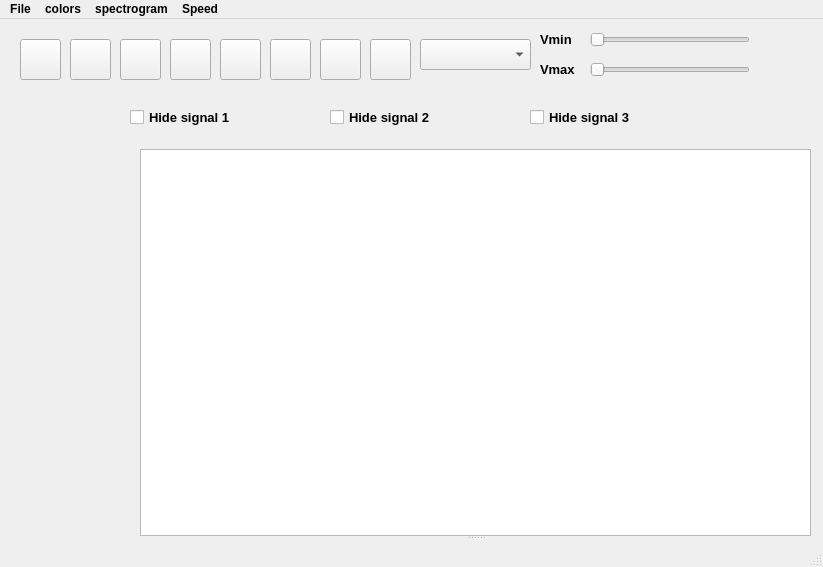
<?xml version="1.0" encoding="UTF-8"?>
<ui version="4.0">
 <class>MainWindow</class>
 <widget class="QMainWindow" name="MainWindow">
  <property name="geometry">
   <rect>
    <x>0</x>
    <y>0</y>
    <width>823</width>
    <height>567</height>
   </rect>
  </property>
  <property name="font">
   <font>
    <weight>75</weight>
    <bold>true</bold>
   </font>
  </property>
  <property name="windowTitle">
   <string>Signals Veiwer</string>
  </property>
  <property name="windowIcon">
   <iconset>
    <normaloff>wicon.jpg</normaloff>wicon.jpg</iconset>
  </property>
  <property name="layoutDirection">
   <enum>Qt::LeftToRight</enum>
  </property>
  <widget class="QWidget" name="centralwidget">
   <widget class="QPushButton" name="LeftButton">
    <property name="geometry">
     <rect>
      <x>20</x>
      <y>20</y>
      <width>41</width>
      <height>41</height>
     </rect>
    </property>
    <property name="layoutDirection">
     <enum>Qt::LeftToRight</enum>
    </property>
    <property name="text">
     <string/>
    </property>
    <property name="icon">
     <iconset>
      <normaloff>../Multi-Channel-Signal-Viewer-master/left.png</normaloff>../Multi-Channel-Signal-Viewer-master/left.png</iconset>
    </property>
   </widget>
   <widget class="QPushButton" name="RightButton">
    <property name="geometry">
     <rect>
      <x>70</x>
      <y>20</y>
      <width>41</width>
      <height>41</height>
     </rect>
    </property>
    <property name="text">
     <string/>
    </property>
    <property name="icon">
     <iconset>
      <normaloff>../Multi-Channel-Signal-Viewer-master/right.png</normaloff>../Multi-Channel-Signal-Viewer-master/right.png</iconset>
    </property>
   </widget>
   <widget class="QPushButton" name="UpButton">
    <property name="geometry">
     <rect>
      <x>170</x>
      <y>20</y>
      <width>41</width>
      <height>41</height>
     </rect>
    </property>
    <property name="text">
     <string/>
    </property>
    <property name="icon">
     <iconset>
      <normaloff>../Multi-Channel-Signal-Viewer-master/up.jpg</normaloff>../Multi-Channel-Signal-Viewer-master/up.jpg</iconset>
    </property>
   </widget>
   <widget class="QPushButton" name="ZoomoutButton">
    <property name="geometry">
     <rect>
      <x>220</x>
      <y>20</y>
      <width>41</width>
      <height>41</height>
     </rect>
    </property>
    <property name="text">
     <string/>
    </property>
    <property name="icon">
     <iconset>
      <normaloff>../Multi-Channel-Signal-Viewer-master/zoom out.jpg</normaloff>../Multi-Channel-Signal-Viewer-master/zoom out.jpg</iconset>
    </property>
   </widget>
   <widget class="QPushButton" name="ZoominButton">
    <property name="geometry">
     <rect>
      <x>270</x>
      <y>20</y>
      <width>41</width>
      <height>41</height>
     </rect>
    </property>
    <property name="text">
     <string/>
    </property>
    <property name="icon">
     <iconset>
      <normaloff>../Multi-Channel-Signal-Viewer-master/zoom in.jpg</normaloff>../Multi-Channel-Signal-Viewer-master/zoom in.jpg</iconset>
    </property>
   </widget>
   <widget class="QPushButton" name="DownButton">
    <property name="geometry">
     <rect>
      <x>120</x>
      <y>20</y>
      <width>41</width>
      <height>41</height>
     </rect>
    </property>
    <property name="text">
     <string/>
    </property>
    <property name="icon">
     <iconset>
      <normaloff>../Multi-Channel-Signal-Viewer-master/down.png</normaloff>../Multi-Channel-Signal-Viewer-master/down.png</iconset>
    </property>
   </widget>
   <widget class="QPushButton" name="PuaseButton">
    <property name="geometry">
     <rect>
      <x>370</x>
      <y>20</y>
      <width>41</width>
      <height>41</height>
     </rect>
    </property>
    <property name="text">
     <string/>
    </property>
    <property name="icon">
     <iconset>
      <normaloff>../Multi-Channel-Signal-Viewer-master/pause.jpg</normaloff>../Multi-Channel-Signal-Viewer-master/pause.jpg</iconset>
    </property>
   </widget>
   <widget class="QPushButton" name="PlayButton">
    <property name="geometry">
     <rect>
      <x>320</x>
      <y>20</y>
      <width>41</width>
      <height>41</height>
     </rect>
    </property>
    <property name="text">
     <string/>
    </property>
    <property name="icon">
     <iconset>
      <normaloff>../Multi-Channel-Signal-Viewer-master/play.jpg</normaloff>../Multi-Channel-Signal-Viewer-master/play.jpg</iconset>
    </property>
   </widget>
   <widget class="QCheckBox" name="show_signal1">
    <property name="geometry">
     <rect>
      <x>130</x>
      <y>90</y>
      <width>101</width>
      <height>17</height>
     </rect>
    </property>
    <property name="font">
     <font>
      <pointsize>10</pointsize>
      <weight>75</weight>
      <bold>true</bold>
     </font>
    </property>
    <property name="text">
     <string>Hide signal 1</string>
    </property>
   </widget>
   <widget class="QCheckBox" name="show_signal2">
    <property name="geometry">
     <rect>
      <x>330</x>
      <y>90</y>
      <width>101</width>
      <height>17</height>
     </rect>
    </property>
    <property name="font">
     <font>
      <pointsize>10</pointsize>
      <weight>75</weight>
      <bold>true</bold>
     </font>
    </property>
    <property name="text">
     <string>Hide signal 2</string>
    </property>
   </widget>
   <widget class="QCheckBox" name="show_signal3">
    <property name="geometry">
     <rect>
      <x>530</x>
      <y>90</y>
      <width>131</width>
      <height>17</height>
     </rect>
    </property>
    <property name="font">
     <font>
      <pointsize>10</pointsize>
     </font>
    </property>
    <property name="text">
     <string>Hide signal 3</string>
    </property>
   </widget>
   <widget class="QComboBox" name="comspectropallete">
    <property name="geometry">
     <rect>
      <x>420</x>
      <y>20</y>
      <width>111</width>
      <height>31</height>
     </rect>
    </property>
   </widget>
   <widget class="QSlider" name="horizontalSlider">
    <property name="geometry">
     <rect>
      <x>590</x>
      <y>10</y>
      <width>160</width>
      <height>22</height>
     </rect>
    </property>
    <property name="orientation">
     <enum>Qt::Horizontal</enum>
    </property>
   </widget>
   <widget class="QSlider" name="horizontalSlider_2">
    <property name="geometry">
     <rect>
      <x>590</x>
      <y>40</y>
      <width>160</width>
      <height>22</height>
     </rect>
    </property>
    <property name="orientation">
     <enum>Qt::Horizontal</enum>
    </property>
   </widget>
   <widget class="QLabel" name="minlabel">
    <property name="geometry">
     <rect>
      <x>540</x>
      <y>10</y>
      <width>31</width>
      <height>21</height>
     </rect>
    </property>
    <property name="font">
     <font>
      <pointsize>10</pointsize>
     </font>
    </property>
    <property name="text">
     <string>Vmin</string>
    </property>
   </widget>
   <widget class="QLabel" name="maxlabel">
    <property name="geometry">
     <rect>
      <x>540</x>
      <y>40</y>
      <width>41</width>
      <height>21</height>
     </rect>
    </property>
    <property name="font">
     <font>
      <pointsize>10</pointsize>
     </font>
    </property>
    <property name="text">
     <string>Vmax</string>
    </property>
   </widget>
   <widget class="QLabel" name="label">
    <property name="geometry">
     <rect>
      <x>60</x>
      <y>460</y>
      <width>61</width>
      <height>31</height>
     </rect>
    </property>
    <property name="text">
     <string/>
    </property>
   </widget>
   <widget class="QLabel" name="label_2">
    <property name="geometry">
     <rect>
      <x>60</x>
      <y>380</y>
      <width>71</width>
      <height>41</height>
     </rect>
    </property>
    <property name="text">
     <string/>
    </property>
   </widget>
   <widget class="QLabel" name="label_3">
    <property name="geometry">
     <rect>
      <x>60</x>
      <y>320</y>
      <width>61</width>
      <height>31</height>
     </rect>
    </property>
    <property name="text">
     <string/>
    </property>
   </widget>
   <widget class="QSplitter" name="splitter">
    <property name="geometry">
     <rect>
      <x>140</x>
      <y>130</y>
      <width>671</width>
      <height>391</height>
     </rect>
    </property>
    <property name="orientation">
     <enum>Qt::Vertical</enum>
    </property>
    <widget class="QWidget" name="verticalLayoutWidget">
     <layout class="QVBoxLayout" name="verticalLayout">
      <item>
       <widget class="QGraphicsView" name="graphicsView"/>
      </item>
     </layout>
    </widget>
    <widget class="QWidget" name="verticalLayoutWidget_2">
     <layout class="QVBoxLayout" name="verticalLayout_2"/>
    </widget>
   </widget>
  </widget>
  <widget class="QMenuBar" name="menubar">
   <property name="geometry">
    <rect>
     <x>0</x>
     <y>0</y>
     <width>823</width>
     <height>21</height>
    </rect>
   </property>
   <widget class="QMenu" name="menuFile">
    <property name="title">
     <string>File</string>
    </property>
    <widget class="QMenu" name="menuOpen">
     <property name="title">
      <string>Open</string>
     </property>
     <property name="icon">
      <iconset>
       <normaloff>../Multi-Channel-Signal-Viewer-master/open.jpg</normaloff>../Multi-Channel-Signal-Viewer-master/open.jpg</iconset>
     </property>
     <addaction name="actionopenSignal_1"/>
     <addaction name="actionopenSignal_2"/>
     <addaction name="actionopenSignal_3"/>
    </widget>
    <addaction name="menuOpen"/>
    <addaction name="actionSave"/>
   </widget>
   <widget class="QMenu" name="menucolors">
    <property name="title">
     <string>colors</string>
    </property>
    <addaction name="actioncolorsignal1"/>
    <addaction name="actioncolorsignal2"/>
    <addaction name="actioncolorsignal3"/>
   </widget>
   <widget class="QMenu" name="menuspectro">
    <property name="title">
     <string>spectrogram</string>
    </property>
    <addaction name="menuspectrosignal1"/>
    <addaction name="menuspectrosignal2"/>
    <addaction name="menuspectrosignal3"/>
   </widget>
   <widget class="QMenu" name="menuSpeed">
    <property name="title">
     <string>Speed</string>
    </property>
    <addaction name="actionfast"/>
    <addaction name="actionnormal"/>
    <addaction name="actionslow"/>
   </widget>
   <addaction name="menuFile"/>
   <addaction name="menucolors"/>
   <addaction name="menuspectro"/>
   <addaction name="menuSpeed"/>
  </widget>
  <widget class="QStatusBar" name="statusbar"/>
  <action name="actionSave">
   <property name="icon">
    <iconset>
     <normaloff>../Multi-Channel-Signal-Viewer-master/save.png</normaloff>../Multi-Channel-Signal-Viewer-master/save.png</iconset>
   </property>
   <property name="text">
    <string>Save</string>
   </property>
  </action>
  <action name="actionopenSignal_1">
   <property name="text">
    <string>Signal 1</string>
   </property>
  </action>
  <action name="actionopenSignal_2">
   <property name="text">
    <string>Signal 2</string>
   </property>
  </action>
  <action name="actionopenSignal_3">
   <property name="text">
    <string>Signal 3</string>
   </property>
  </action>
  <action name="actioncolorsignal1">
   <property name="text">
    <string>Signal 1</string>
   </property>
  </action>
  <action name="actioncolorsignal2">
   <property name="text">
    <string>Signal 2</string>
   </property>
  </action>
  <action name="actioncolorsignal3">
   <property name="text">
    <string>Signal 3</string>
   </property>
  </action>
  <action name="menuspectrosignal1">
   <property name="text">
    <string>Signal 1</string>
   </property>
  </action>
  <action name="menuspectrosignal2">
   <property name="text">
    <string>Signal 2</string>
   </property>
  </action>
  <action name="menuspectrosignal3">
   <property name="text">
    <string>Signal 3</string>
   </property>
  </action>
  <action name="actionfast">
   <property name="text">
    <string>fast</string>
   </property>
  </action>
  <action name="actionnormal">
   <property name="text">
    <string>normal</string>
   </property>
  </action>
  <action name="actionslow">
   <property name="text">
    <string>slow</string>
   </property>
  </action>
 </widget>
 <resources/>
 <connections/>
</ui>
